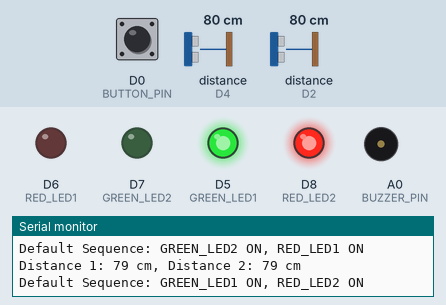
Recording of a sketch running on a simulated ESP8266 (NodeMCU). Parts: output pins drawn as LEDs (lit = HIGH), buzzer (waves = sounding, pin HIGH), the last lines printed to the serial monitor. Wiring (inferred from the names in the program): 2 × ultrasonic range finder: trigger D3, echo D4 / trigger D1, echo D2. The inputs (shaded band) are chosen by the test bench; at power-on: distance to the obstacle (sensors on D4, D2) 80 cm, D0 (BUTTON_PIN) HIGH. The echo pulse lasts 58.3 µs per cm; pins used as bus, display or sensor lines are not drawn.

Above: at 7.8 s.
7.9 s: distance to the obstacle (sensor on D4) set to 2 cm
At 11.6 s:
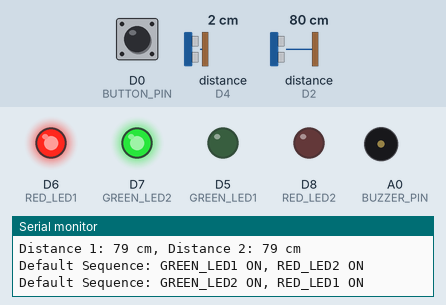
20.5 s: distance to the obstacle (sensor on D4) set to 5 cm
28.4 s: distance to the obstacle (sensor on D4) set to 8 cm
At 30.6 s:
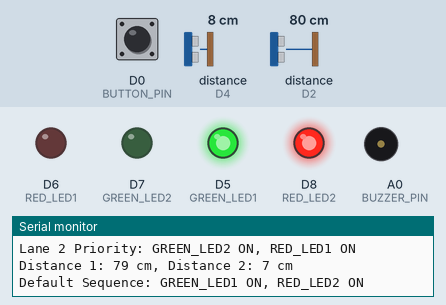
41.1 s: D0 (BUTTON_PIN) pulled LOW for 3 s
49.7 s: distance to the obstacle (sensor on D4) set to 4 cm
At 52.5 s:
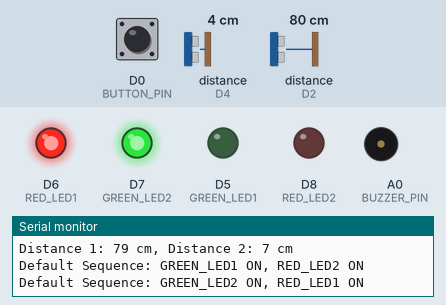
57.6 s: distance to the obstacle (sensor on D4) set to 9 cm
At 60.9 s:
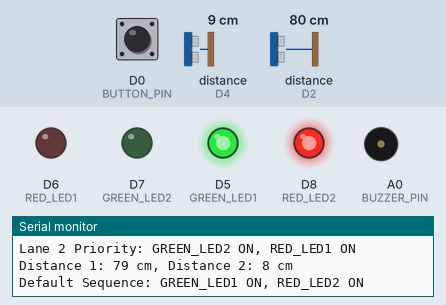
Timing chart, 0 to 72.2 s (numbered marks = the images above; inputs shaded):
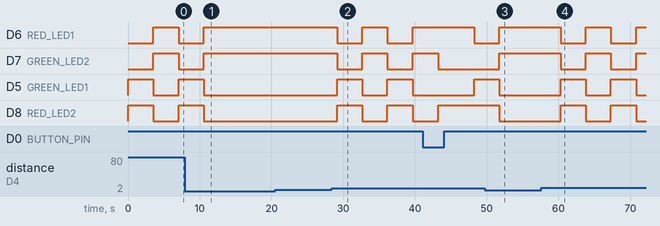

Measured:
- the behaviour switches between 6 and 7 cm on distance to the obstacle (sensor on D4) (found by bisection; images 1 and 2)
- after the input at 7.9 s, D6 (RED_LED1), D7 (GREEN_LED2): goes on until 10.6 s, then stays HIGH; D5 (GREEN_LED1), D8 (RED_LED2): goes on until 10.6 s, then stays LOW
- after the input at 28.4 s, D6 (RED_LED1), D7 (GREEN_LED2), D5 (GREEN_LED1), D8 (RED_LED2): alternates HIGH for 3.5 s and LOW for 3.5 s, starting after 0.74 s
- after the input at 49.7 s, D6 (RED_LED1), D7 (GREEN_LED2): goes on until 51.8 s, then stays HIGH; D5 (GREEN_LED1), D8 (RED_LED2): goes on until 51.8 s, then stays LOW
- after the input at 57.6 s, D6 (RED_LED1), D7 (GREEN_LED2), D5 (GREEN_LED1), D8 (RED_LED2): alternates HIGH for 3.5 s and LOW for 3.5 s, starting after 2.7 s

The sketch:

noderfidTraffic.ino
```cpp
// Define pins for ultrasonic sensors
#define TRIG1 D1
#define ECHO1 D2
#define TRIG2 D3
#define ECHO2 D4

// Define pins for LEDs
#define GREEN_LED1 D5
#define RED_LED1 D6
#define GREEN_LED2 D7
#define RED_LED2 D8

// Define pin for the button and buzzer
#define BUTTON_PIN D0
#define BUZZER_PIN A0

// Threshold distance in cm
#define THRESHOLD 5

// Variables to store distances
long duration1, distance1;
long duration2, distance2;

// Variables to store button state and mode
int buttonState = 0;
int lastButtonState = HIGH; // Previous button state
bool emergencyMode = false; // Flag for emergency mode

void setup() {
  // Initialize serial communication
  Serial.begin(9600);

  // Set ultrasonic sensor pins
  pinMode(TRIG1, OUTPUT);
  pinMode(ECHO1, INPUT);
  pinMode(TRIG2, OUTPUT);
  pinMode(ECHO2, INPUT);

  // Set LED pins
  pinMode(GREEN_LED1, OUTPUT);
  pinMode(RED_LED1, OUTPUT);
  pinMode(GREEN_LED2, OUTPUT);
  pinMode(RED_LED2, OUTPUT);

  // Set button and buzzer pins
  pinMode(BUTTON_PIN, INPUT_PULLUP);
  pinMode(BUZZER_PIN, OUTPUT);

  // Ensure all LEDs and buzzer are off at startup
  digitalWrite(GREEN_LED1, LOW);
  digitalWrite(RED_LED1, LOW);
  digitalWrite(GREEN_LED2, LOW);
  digitalWrite(RED_LED2, LOW);
  digitalWrite(BUZZER_PIN, LOW);
}

long measureDistance(int trigPin, int echoPin) {
  // Send a 10-microsecond pulse to the TRIG pin
  digitalWrite(trigPin, LOW);
  delayMicroseconds(2);
  digitalWrite(trigPin, HIGH);
  delayMicroseconds(10);
  digitalWrite(trigPin, LOW);

  // Read the time it takes for the echo to return
  long duration = pulseIn(echoPin, HIGH);

  // Calculate the distance in cm
  return duration * 0.034 / 2;
}

void loop() {
  // Read the button state
  buttonState = digitalRead(BUTTON_PIN);

  // Check for button press
  if (buttonState == LOW && lastButtonState == HIGH) { // Detect button press
    emergencyMode = !emergencyMode; // Toggle emergency mode
    Serial.print("Emergency Mode: ");
    Serial.println(emergencyMode ? "ON" : "OFF");

    if (emergencyMode) {
      // Activate emergency mode
      Serial.print("Scan RFID to redirect to the hospital ");
      Serial.println("ID: 04 A3 12 7C 29 - Redirecting to KLE Hospital");
      digitalWrite(RED_LED2, HIGH);
      digitalWrite(RED_LED1, HIGH);
      digitalWrite(GREEN_LED1, LOW);
      digitalWrite(GREEN_LED2, LOW);
      delay(5000); // Keep buzzer on for 2 seconds

      // Return to default sequence after emergency
      emergencyMode = false;
    }
  }

  // Update last button state
  lastButtonState = buttonState;

  // Skip traffic signal logic if in emergency mode
  if (emergencyMode) {
    return;
  }

  // Measure distances from both sensors
  distance1 = measureDistance(TRIG1, ECHO1);
  distance2 = measureDistance(TRIG2, ECHO2);

  // Debug: Print distances
  Serial.print("Distance 1: ");
  Serial.print(distance1);
  Serial.print(" cm, Distance 2: ");
  Serial.print(distance2);
  Serial.println(" cm");

  // Check for traffic density (priority only if distance is <= THRESHOLD)
  if (distance1 <= THRESHOLD) {
    // Lane 1 priority
    digitalWrite(GREEN_LED1, HIGH);
    digitalWrite(RED_LED1, LOW);
    digitalWrite(GREEN_LED2, LOW);
    digitalWrite(RED_LED2, HIGH);
    Serial.println("Lane 1 Priority: GREEN_LED1 ON, RED_LED2 ON");
    delay(5000);
  } else if (distance2 <= THRESHOLD) {
    // Lane 2 priority
    digitalWrite(GREEN_LED2, HIGH);
    digitalWrite(RED_LED2, LOW);
    digitalWrite(GREEN_LED1, LOW);
    digitalWrite(RED_LED1, HIGH);
    Serial.println("Lane 2 Priority: GREEN_LED2 ON, RED_LED1 ON");
    delay(5000);
  } else {
    // Default sequence when no priority is required
    digitalWrite(GREEN_LED1, HIGH);
    digitalWrite(RED_LED2, HIGH);
    digitalWrite(RED_LED1, LOW);
    digitalWrite(GREEN_LED2, LOW);
    Serial.println("Default Sequence: GREEN_LED1 ON, RED_LED2 ON");
    delay(3500);

    digitalWrite(GREEN_LED1, LOW);
    digitalWrite(RED_LED1, HIGH);
    digitalWrite(GREEN_LED2, HIGH);
    digitalWrite(RED_LED2, LOW);
    Serial.println("Default Sequence: GREEN_LED2 ON, RED_LED1 ON");
    delay(3500);
  }
}
```
